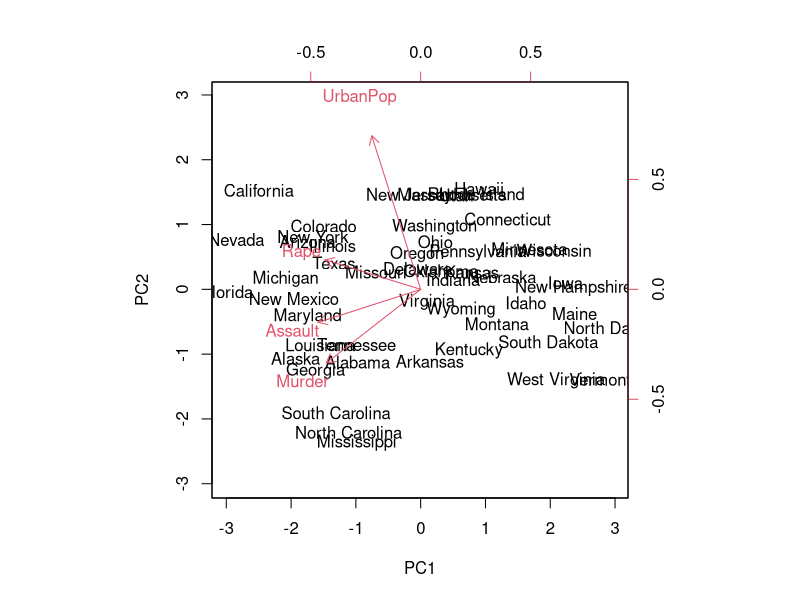
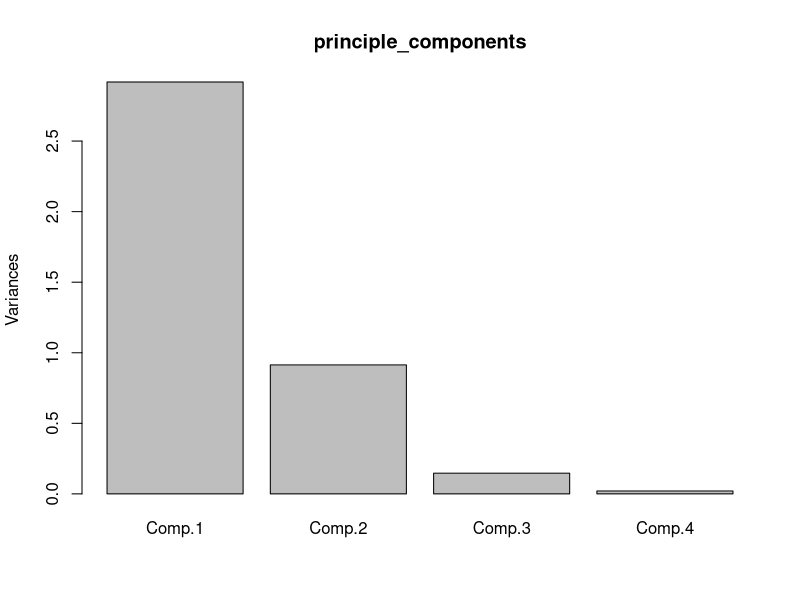
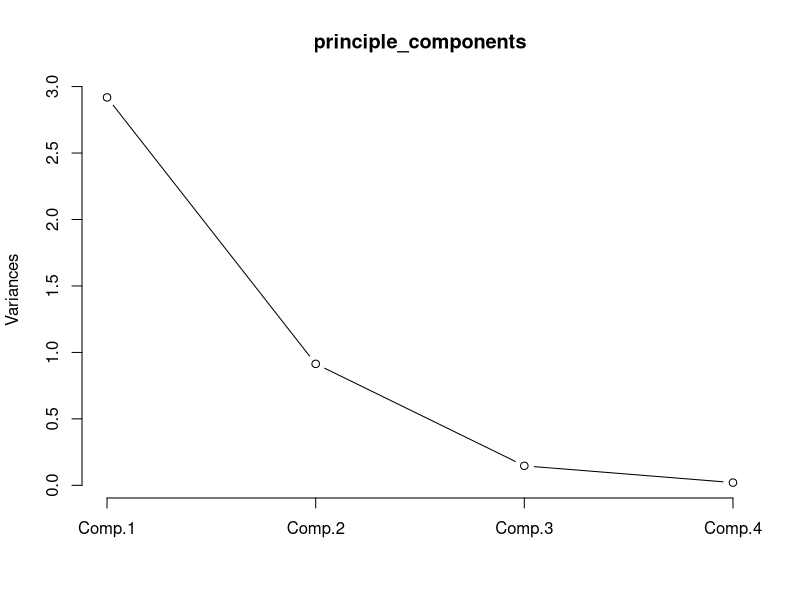
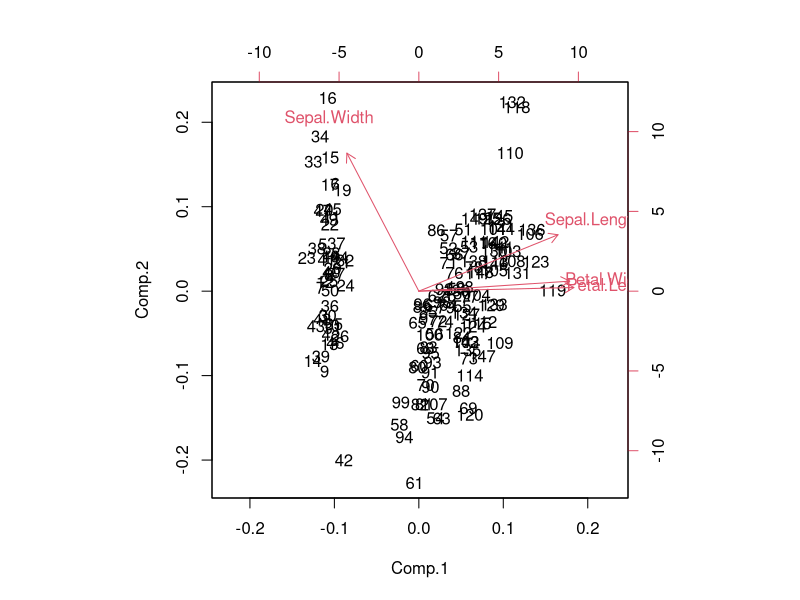
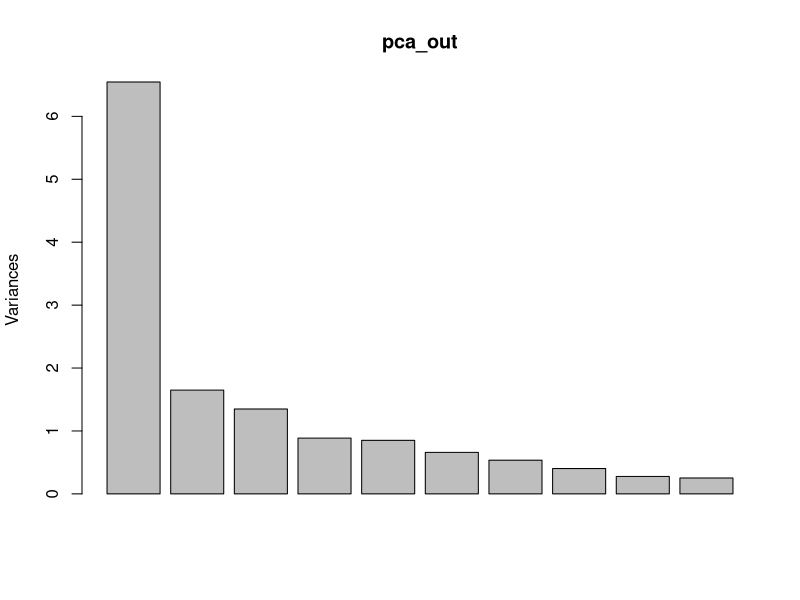
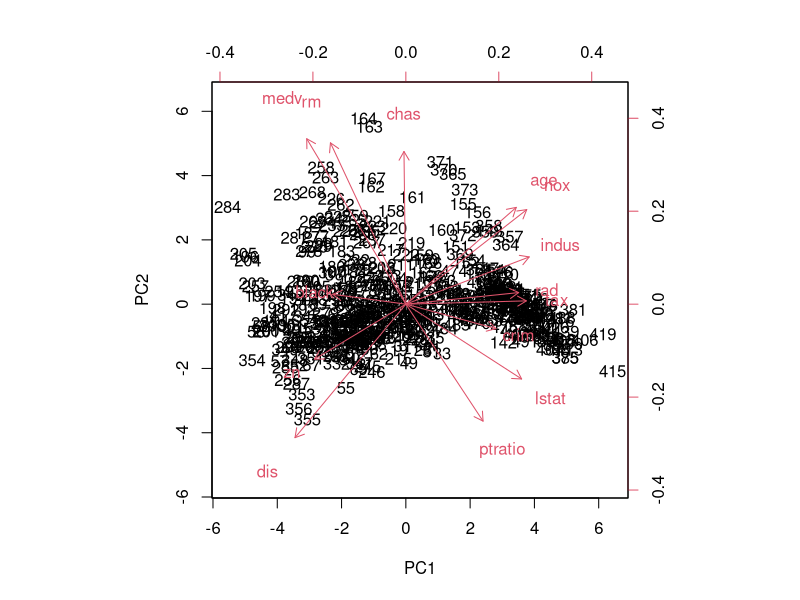

Recreate these plots in R, in order.
## ---- chunk 1
data("USArrests")
states = row.names(USArrests)
states
names(USArrests)
apply(USArrests,2,mean)
apply(USArrests,2,var)

pr.out = prcomp(USArrests, scale = TRUE)
names(pr.out)
pr.out$center
pr.out$scale
pr.out$rotation
pr.out$sdev
biplot(pr.out,scale = 0)
pr.var = pr.out$sdev^2
pr.var
pve = pr.var/sum(pr.var)
pve

## ---- chunk 2
#PCA on iris dataset

data("iris")
head(iris)
irisdata1 <- iris[,1:4]
irisdata1

principle_components <-princomp(irisdata1, cor = TRUE, score = TRUE)
summary(principle_components)
plot(principle_components)
plot(principle_components, type = "l")
biplot(principle_components)
## ---- chunk 3
#PCA on Boston dataset

install.packages('MASS')
data(Boston,package="MASS")
pca_out <- prcomp(Boston, scale = T)
pca_out
plot(pca_out)
biplot(pca_out, scale = 0)
boston_pc <-pca_out$x
boston_pc
head(boston_pc)
summary(boston_pc)
